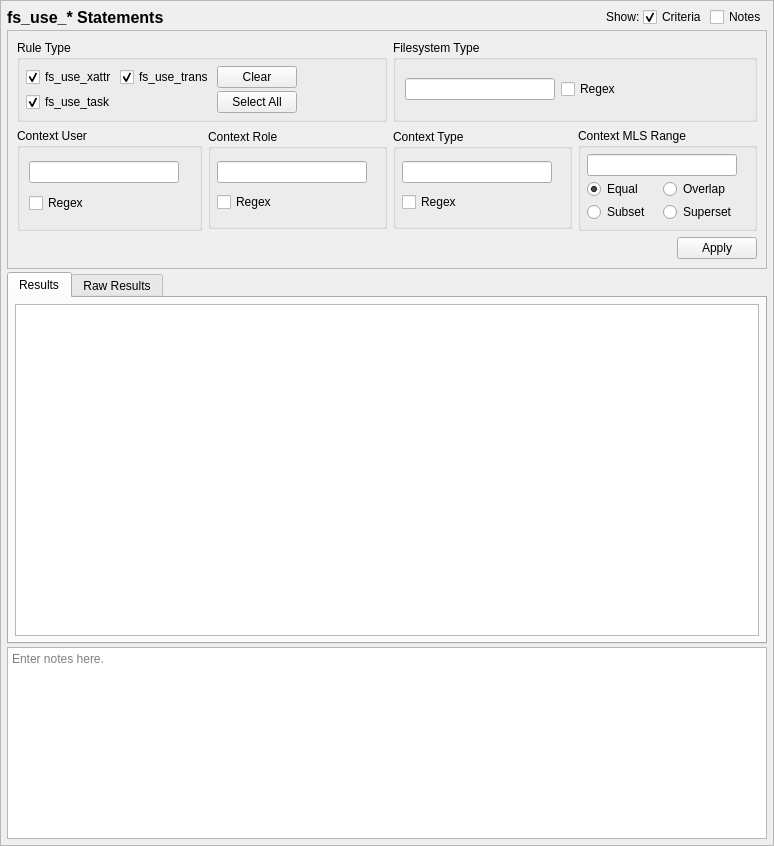
<?xml version="1.0" encoding="UTF-8"?>
<ui version="4.0">
 <class>FSUseQueryTab_ui</class>
 <widget class="QScrollArea" name="FSUseQueryTab_ui">
  <property name="geometry">
   <rect>
    <x>0</x>
    <y>0</y>
    <width>774</width>
    <height>846</height>
   </rect>
  </property>
  <property name="sizeAdjustPolicy">
   <enum>QAbstractScrollArea::AdjustToContents</enum>
  </property>
  <property name="widgetResizable">
   <bool>true</bool>
  </property>
  <widget class="QWidget" name="contents">
   <property name="geometry">
    <rect>
     <x>0</x>
     <y>0</y>
     <width>772</width>
     <height>844</height>
    </rect>
   </property>
   <property name="minimumSize">
    <size>
     <width>0</width>
     <height>0</height>
    </size>
   </property>
   <layout class="QGridLayout" name="gridLayout_9">
    <property name="leftMargin">
     <number>6</number>
    </property>
    <property name="topMargin">
     <number>6</number>
    </property>
    <property name="rightMargin">
     <number>6</number>
    </property>
    <property name="bottomMargin">
     <number>6</number>
    </property>
    <property name="spacing">
     <number>3</number>
    </property>
    <item row="3" column="0" colspan="5">
     <widget class="QTextEdit" name="notes">
      <property name="sizePolicy">
       <sizepolicy hsizetype="Preferred" vsizetype="Preferred">
        <horstretch>0</horstretch>
        <verstretch>0</verstretch>
       </sizepolicy>
      </property>
      <property name="minimumSize">
       <size>
        <width>0</width>
        <height>80</height>
       </size>
      </property>
      <property name="toolTip">
       <string>Optionally enter notes here about the query.</string>
      </property>
      <property name="placeholderText">
       <string>Enter notes here.</string>
      </property>
     </widget>
    </item>
    <item row="0" column="4">
     <widget class="QCheckBox" name="notes_expander">
      <property name="toolTip">
       <string>Show or hide the notes field (no data is lost)</string>
      </property>
      <property name="text">
       <string>Notes</string>
      </property>
     </widget>
    </item>
    <item row="0" column="3">
     <widget class="QCheckBox" name="criteria_expander">
      <property name="toolTip">
       <string>Show or hide the search criteria (no settings are lost)</string>
      </property>
      <property name="text">
       <string>Criteria</string>
      </property>
      <property name="checked">
       <bool>true</bool>
      </property>
     </widget>
    </item>
    <item row="0" column="0">
     <widget class="QLabel" name="label">
      <property name="sizePolicy">
       <sizepolicy hsizetype="Preferred" vsizetype="Fixed">
        <horstretch>0</horstretch>
        <verstretch>0</verstretch>
       </sizepolicy>
      </property>
      <property name="maximumSize">
       <size>
        <width>16777215</width>
        <height>20</height>
       </size>
      </property>
      <property name="font">
       <font>
        <pointsize>12</pointsize>
        <weight>75</weight>
        <bold>true</bold>
       </font>
      </property>
      <property name="text">
       <string>fs_use_* Statements</string>
      </property>
     </widget>
    </item>
    <item row="1" column="0" colspan="5">
     <widget class="QFrame" name="criteria_frame">
      <property name="maximumSize">
       <size>
        <width>16777215</width>
        <height>16777215</height>
       </size>
      </property>
      <property name="frameShape">
       <enum>QFrame::StyledPanel</enum>
      </property>
      <property name="frameShadow">
       <enum>QFrame::Raised</enum>
      </property>
      <layout class="QGridLayout" name="gridLayout_3">
       <item row="1" column="3" rowspan="2">
        <widget class="QGroupBox" name="range_criteria">
         <property name="maximumSize">
          <size>
           <width>16777215</width>
           <height>16777215</height>
          </size>
         </property>
         <property name="title">
          <string>Context MLS Range</string>
         </property>
         <layout class="QGridLayout" name="gridLayout_8">
          <property name="leftMargin">
           <number>6</number>
          </property>
          <property name="topMargin">
           <number>6</number>
          </property>
          <property name="rightMargin">
           <number>6</number>
          </property>
          <property name="bottomMargin">
           <number>6</number>
          </property>
          <property name="spacing">
           <number>3</number>
          </property>
          <item row="2" column="1">
           <widget class="QRadioButton" name="range_exact">
            <property name="toolTip">
             <string>Match the context's range if the criteria is equal to the context's range.</string>
            </property>
            <property name="text">
             <string>Equal</string>
            </property>
            <property name="checked">
             <bool>true</bool>
            </property>
           </widget>
          </item>
          <item row="2" column="2">
           <widget class="QRadioButton" name="range_overlap">
            <property name="toolTip">
             <string>Match the context's range if the criteria overlaps the context's range.</string>
            </property>
            <property name="text">
             <string>Overlap</string>
            </property>
           </widget>
          </item>
          <item row="3" column="1">
           <widget class="QRadioButton" name="range_subset">
            <property name="toolTip">
             <string>Match the context's range if the criteria is a subset of the context's range.</string>
            </property>
            <property name="text">
             <string>Subset</string>
            </property>
           </widget>
          </item>
          <item row="3" column="2">
           <widget class="QRadioButton" name="range_superset">
            <property name="toolTip">
             <string>Match the context's range if the criteria is a superset to the context's range.</string>
            </property>
            <property name="text">
             <string>Superset</string>
            </property>
           </widget>
          </item>
          <item row="1" column="1" colspan="2">
           <widget class="QLineEdit" name="range_">
            <property name="sizePolicy">
             <sizepolicy hsizetype="Expanding" vsizetype="Fixed">
              <horstretch>0</horstretch>
              <verstretch>0</verstretch>
             </sizepolicy>
            </property>
            <property name="minimumSize">
             <size>
              <width>150</width>
              <height>20</height>
             </size>
            </property>
            <property name="maximumSize">
             <size>
              <width>250</width>
              <height>16777215</height>
             </size>
            </property>
           </widget>
          </item>
          <item row="1" column="3">
           <spacer name="horizontalSpacer_7">
            <property name="orientation">
             <enum>Qt::Horizontal</enum>
            </property>
            <property name="sizeHint" stdset="0">
             <size>
              <width>40</width>
              <height>20</height>
             </size>
            </property>
           </spacer>
          </item>
         </layout>
        </widget>
       </item>
       <item row="0" column="2" colspan="2">
        <widget class="QGroupBox" name="fs_criteria">
         <property name="title">
          <string>Filesystem Type</string>
         </property>
         <layout class="QGridLayout" name="gridLayout_7">
          <item row="0" column="1">
           <widget class="QCheckBox" name="fs_regex">
            <property name="toolTip">
             <string>Use regular expressions to match the filesystem type.</string>
            </property>
            <property name="text">
             <string>Regex</string>
            </property>
           </widget>
          </item>
          <item row="0" column="0">
           <widget class="QLineEdit" name="fs">
            <property name="sizePolicy">
             <sizepolicy hsizetype="Expanding" vsizetype="Fixed">
              <horstretch>0</horstretch>
              <verstretch>0</verstretch>
             </sizepolicy>
            </property>
            <property name="minimumSize">
             <size>
              <width>150</width>
              <height>0</height>
             </size>
            </property>
            <property name="maximumSize">
             <size>
              <width>250</width>
              <height>16777215</height>
             </size>
            </property>
           </widget>
          </item>
          <item row="0" column="2">
           <spacer name="horizontalSpacer_2">
            <property name="orientation">
             <enum>Qt::Horizontal</enum>
            </property>
            <property name="sizeHint" stdset="0">
             <size>
              <width>40</width>
              <height>20</height>
             </size>
            </property>
           </spacer>
          </item>
         </layout>
        </widget>
       </item>
       <item row="0" column="0" colspan="2">
        <widget class="QGroupBox" name="ruletype_criteria">
         <property name="sizePolicy">
          <sizepolicy hsizetype="Preferred" vsizetype="Preferred">
           <horstretch>0</horstretch>
           <verstretch>0</verstretch>
          </sizepolicy>
         </property>
         <property name="maximumSize">
          <size>
           <width>16777215</width>
           <height>150</height>
          </size>
         </property>
         <property name="title">
          <string>Rule Type</string>
         </property>
         <layout class="QGridLayout" name="gridLayout">
          <property name="leftMargin">
           <number>6</number>
          </property>
          <property name="topMargin">
           <number>6</number>
          </property>
          <property name="rightMargin">
           <number>6</number>
          </property>
          <property name="bottomMargin">
           <number>6</number>
          </property>
          <property name="spacing">
           <number>3</number>
          </property>
          <item row="1" column="4">
           <widget class="QPushButton" name="all_ruletypes">
            <property name="text">
             <string>Select All</string>
            </property>
           </widget>
          </item>
          <item row="0" column="5">
           <spacer name="horizontalSpacer">
            <property name="orientation">
             <enum>Qt::Horizontal</enum>
            </property>
            <property name="sizeHint" stdset="0">
             <size>
              <width>40</width>
              <height>20</height>
             </size>
            </property>
           </spacer>
          </item>
          <item row="0" column="0">
           <widget class="QCheckBox" name="fs_use_xattr">
            <property name="text">
             <string>fs_use_xattr</string>
            </property>
            <property name="checked">
             <bool>true</bool>
            </property>
           </widget>
          </item>
          <item row="0" column="4">
           <widget class="QPushButton" name="clear_ruletypes">
            <property name="text">
             <string>Clear</string>
            </property>
            <property name="checkable">
             <bool>false</bool>
            </property>
           </widget>
          </item>
          <item row="1" column="0">
           <widget class="QCheckBox" name="fs_use_task">
            <property name="text">
             <string>fs_use_task</string>
            </property>
            <property name="checked">
             <bool>true</bool>
            </property>
           </widget>
          </item>
          <item row="0" column="1">
           <widget class="QCheckBox" name="fs_use_trans">
            <property name="text">
             <string>fs_use_trans</string>
            </property>
            <property name="checked">
             <bool>true</bool>
            </property>
           </widget>
          </item>
         </layout>
        </widget>
       </item>
       <item row="3" column="3">
        <widget class="QDialogButtonBox" name="buttonBox">
         <property name="standardButtons">
          <set>QDialogButtonBox::Apply</set>
         </property>
        </widget>
       </item>
       <item row="1" column="2" rowspan="2">
        <widget class="QGroupBox" name="type_criteria">
         <property name="maximumSize">
          <size>
           <width>16777215</width>
           <height>100</height>
          </size>
         </property>
         <property name="title">
          <string>Context Type</string>
         </property>
         <layout class="QGridLayout" name="gridLayout_5">
          <property name="leftMargin">
           <number>6</number>
          </property>
          <property name="topMargin">
           <number>6</number>
          </property>
          <property name="rightMargin">
           <number>6</number>
          </property>
          <property name="bottomMargin">
           <number>6</number>
          </property>
          <property name="spacing">
           <number>3</number>
          </property>
          <item row="1" column="1">
           <widget class="QCheckBox" name="type_regex">
            <property name="toolTip">
             <string>Use regular expressions to match the context's type.</string>
            </property>
            <property name="text">
             <string>Regex</string>
            </property>
           </widget>
          </item>
          <item row="0" column="1">
           <widget class="QLineEdit" name="type_">
            <property name="sizePolicy">
             <sizepolicy hsizetype="Expanding" vsizetype="Fixed">
              <horstretch>0</horstretch>
              <verstretch>0</verstretch>
             </sizepolicy>
            </property>
            <property name="minimumSize">
             <size>
              <width>150</width>
              <height>0</height>
             </size>
            </property>
            <property name="maximumSize">
             <size>
              <width>250</width>
              <height>16777215</height>
             </size>
            </property>
           </widget>
          </item>
          <item row="0" column="2">
           <spacer name="horizontalSpacer_6">
            <property name="orientation">
             <enum>Qt::Horizontal</enum>
            </property>
            <property name="sizeHint" stdset="0">
             <size>
              <width>40</width>
              <height>20</height>
             </size>
            </property>
           </spacer>
          </item>
         </layout>
        </widget>
       </item>
       <item row="1" column="1" rowspan="2">
        <widget class="QGroupBox" name="role_criteria">
         <property name="maximumSize">
          <size>
           <width>16777215</width>
           <height>100</height>
          </size>
         </property>
         <property name="title">
          <string>Context Role</string>
         </property>
         <layout class="QGridLayout" name="gridLayout_2">
          <property name="leftMargin">
           <number>6</number>
          </property>
          <property name="topMargin">
           <number>6</number>
          </property>
          <property name="rightMargin">
           <number>6</number>
          </property>
          <property name="bottomMargin">
           <number>6</number>
          </property>
          <property name="spacing">
           <number>3</number>
          </property>
          <item row="0" column="0">
           <widget class="QLineEdit" name="role">
            <property name="sizePolicy">
             <sizepolicy hsizetype="Expanding" vsizetype="Fixed">
              <horstretch>0</horstretch>
              <verstretch>0</verstretch>
             </sizepolicy>
            </property>
            <property name="minimumSize">
             <size>
              <width>150</width>
              <height>0</height>
             </size>
            </property>
            <property name="maximumSize">
             <size>
              <width>250</width>
              <height>16777215</height>
             </size>
            </property>
           </widget>
          </item>
          <item row="1" column="0">
           <widget class="QCheckBox" name="role_regex">
            <property name="enabled">
             <bool>true</bool>
            </property>
            <property name="toolTip">
             <string>Use regular expressions to match the context's role.</string>
            </property>
            <property name="text">
             <string>Regex</string>
            </property>
           </widget>
          </item>
          <item row="0" column="1">
           <spacer name="horizontalSpacer_4">
            <property name="orientation">
             <enum>Qt::Horizontal</enum>
            </property>
            <property name="sizeHint" stdset="0">
             <size>
              <width>40</width>
              <height>20</height>
             </size>
            </property>
           </spacer>
          </item>
         </layout>
        </widget>
       </item>
       <item row="1" column="0" rowspan="2">
        <widget class="QGroupBox" name="user_critera">
         <property name="title">
          <string>Context User</string>
         </property>
         <layout class="QGridLayout" name="gridLayout_6">
          <item row="0" column="0">
           <widget class="QLineEdit" name="user">
            <property name="sizePolicy">
             <sizepolicy hsizetype="Expanding" vsizetype="Fixed">
              <horstretch>0</horstretch>
              <verstretch>0</verstretch>
             </sizepolicy>
            </property>
            <property name="minimumSize">
             <size>
              <width>150</width>
              <height>0</height>
             </size>
            </property>
            <property name="maximumSize">
             <size>
              <width>250</width>
              <height>16777215</height>
             </size>
            </property>
           </widget>
          </item>
          <item row="1" column="0">
           <widget class="QCheckBox" name="user_regex">
            <property name="toolTip">
             <string>Use regular expressions to match the context's user.</string>
            </property>
            <property name="text">
             <string>Regex</string>
            </property>
           </widget>
          </item>
          <item row="0" column="1">
           <spacer name="horizontalSpacer_3">
            <property name="orientation">
             <enum>Qt::Horizontal</enum>
            </property>
            <property name="sizeHint" stdset="0">
             <size>
              <width>40</width>
              <height>20</height>
             </size>
            </property>
           </spacer>
          </item>
         </layout>
        </widget>
       </item>
      </layout>
      <zorder>role_criteria</zorder>
      <zorder>type_criteria</zorder>
      <zorder>user_critera</zorder>
      <zorder>ruletype_criteria</zorder>
      <zorder>fs_criteria</zorder>
      <zorder>range_criteria</zorder>
      <zorder>buttonBox</zorder>
     </widget>
    </item>
    <item row="0" column="2">
     <widget class="QLabel" name="label_2">
      <property name="text">
       <string>Show:</string>
      </property>
     </widget>
    </item>
    <item row="0" column="1">
     <spacer name="horizontalSpacer_5">
      <property name="orientation">
       <enum>Qt::Horizontal</enum>
      </property>
      <property name="sizeHint" stdset="0">
       <size>
        <width>40</width>
        <height>20</height>
       </size>
      </property>
     </spacer>
    </item>
    <item row="2" column="0" colspan="5">
     <widget class="QTabWidget" name="results_frame">
      <property name="sizePolicy">
       <sizepolicy hsizetype="Preferred" vsizetype="MinimumExpanding">
        <horstretch>0</horstretch>
        <verstretch>1</verstretch>
       </sizepolicy>
      </property>
      <property name="currentIndex">
       <number>0</number>
      </property>
      <widget class="QWidget" name="results_framePage1">
       <property name="sizePolicy">
        <sizepolicy hsizetype="Preferred" vsizetype="MinimumExpanding">
         <horstretch>0</horstretch>
         <verstretch>0</verstretch>
        </sizepolicy>
       </property>
       <attribute name="title">
        <string>Results</string>
       </attribute>
       <layout class="QVBoxLayout" name="verticalLayout_3">
        <property name="leftMargin">
         <number>6</number>
        </property>
        <property name="topMargin">
         <number>6</number>
        </property>
        <property name="rightMargin">
         <number>6</number>
        </property>
        <property name="bottomMargin">
         <number>6</number>
        </property>
        <item>
         <widget class="SEToolsTableView" name="table_results">
          <property name="sizePolicy">
           <sizepolicy hsizetype="Preferred" vsizetype="MinimumExpanding">
            <horstretch>0</horstretch>
            <verstretch>0</verstretch>
           </sizepolicy>
          </property>
          <property name="sizeAdjustPolicy">
           <enum>QAbstractScrollArea::AdjustIgnored</enum>
          </property>
          <property name="alternatingRowColors">
           <bool>true</bool>
          </property>
          <property name="sortingEnabled">
           <bool>true</bool>
          </property>
         </widget>
        </item>
       </layout>
      </widget>
      <widget class="QWidget" name="results_framePage2">
       <property name="sizePolicy">
        <sizepolicy hsizetype="Preferred" vsizetype="MinimumExpanding">
         <horstretch>0</horstretch>
         <verstretch>0</verstretch>
        </sizepolicy>
       </property>
       <attribute name="title">
        <string>Raw Results</string>
       </attribute>
       <layout class="QVBoxLayout" name="verticalLayout_2">
        <property name="leftMargin">
         <number>6</number>
        </property>
        <property name="topMargin">
         <number>6</number>
        </property>
        <property name="rightMargin">
         <number>6</number>
        </property>
        <property name="bottomMargin">
         <number>6</number>
        </property>
        <item>
         <widget class="QPlainTextEdit" name="raw_results">
          <property name="sizePolicy">
           <sizepolicy hsizetype="Preferred" vsizetype="MinimumExpanding">
            <horstretch>0</horstretch>
            <verstretch>0</verstretch>
           </sizepolicy>
          </property>
          <property name="minimumSize">
           <size>
            <width>0</width>
            <height>0</height>
           </size>
          </property>
          <property name="font">
           <font>
            <family>Monospace</family>
           </font>
          </property>
          <property name="documentTitle">
           <string/>
          </property>
          <property name="lineWrapMode">
           <enum>QPlainTextEdit::NoWrap</enum>
          </property>
          <property name="readOnly">
           <bool>true</bool>
          </property>
         </widget>
        </item>
       </layout>
      </widget>
     </widget>
    </item>
   </layout>
  </widget>
 </widget>
 <customwidgets>
  <customwidget>
   <class>SEToolsTableView</class>
   <extends>QTableView</extends>
   <header>setoolsgui/tableview.h</header>
  </customwidget>
 </customwidgets>
 <tabstops>
  <tabstop>criteria_expander</tabstop>
  <tabstop>notes_expander</tabstop>
  <tabstop>fs_use_xattr</tabstop>
  <tabstop>fs_use_task</tabstop>
  <tabstop>fs_use_trans</tabstop>
  <tabstop>clear_ruletypes</tabstop>
  <tabstop>all_ruletypes</tabstop>
  <tabstop>fs</tabstop>
  <tabstop>fs_regex</tabstop>
  <tabstop>user</tabstop>
  <tabstop>user_regex</tabstop>
  <tabstop>role</tabstop>
  <tabstop>role_regex</tabstop>
  <tabstop>type_</tabstop>
  <tabstop>type_regex</tabstop>
  <tabstop>range_</tabstop>
  <tabstop>range_exact</tabstop>
  <tabstop>range_overlap</tabstop>
  <tabstop>range_subset</tabstop>
  <tabstop>range_superset</tabstop>
  <tabstop>results_frame</tabstop>
  <tabstop>table_results</tabstop>
  <tabstop>raw_results</tabstop>
  <tabstop>notes</tabstop>
 </tabstops>
 <resources/>
 <connections>
  <connection>
   <sender>criteria_expander</sender>
   <signal>toggled(bool)</signal>
   <receiver>criteria_frame</receiver>
   <slot>setVisible(bool)</slot>
   <hints>
    <hint type="sourcelabel">
     <x>592</x>
     <y>16</y>
    </hint>
    <hint type="destinationlabel">
     <x>386</x>
     <y>232</y>
    </hint>
   </hints>
  </connection>
  <connection>
   <sender>notes_expander</sender>
   <signal>toggled(bool)</signal>
   <receiver>notes</receiver>
   <slot>setVisible(bool)</slot>
   <hints>
    <hint type="sourcelabel">
     <x>735</x>
     <y>16</y>
    </hint>
    <hint type="destinationlabel">
     <x>386</x>
     <y>756</y>
    </hint>
   </hints>
  </connection>
 </connections>
</ui>
